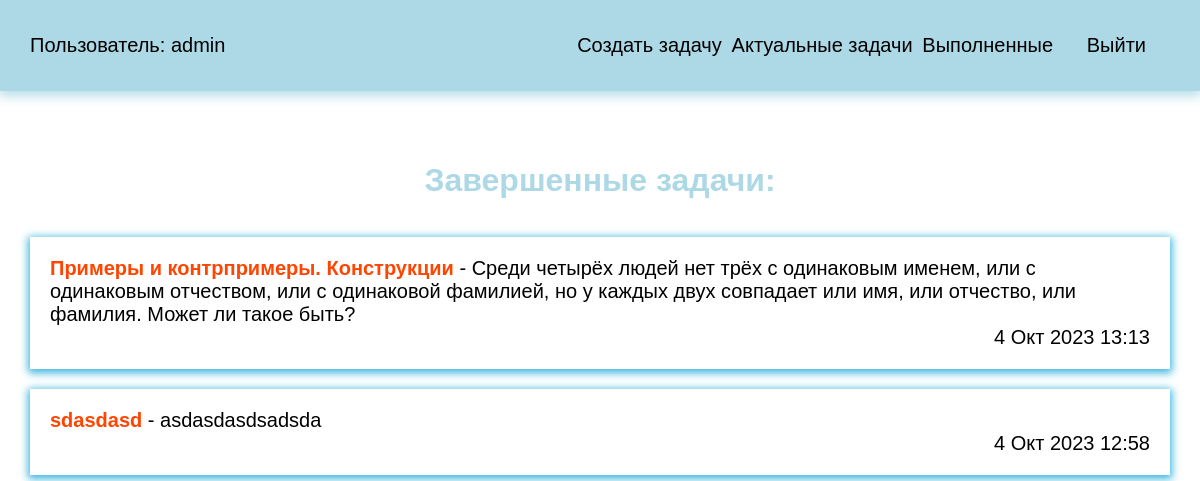
The app's page /completed_all (signed in) with its own data.
### todo/models.py (models this page shows, shortened)
class Todo(models.Model):
    title = models.CharField(max_length=100)
    memo = models.TextField(blank=True)
    created = models.DateTimeField(auto_now_add=True)
    date_completed = models.DateTimeField(null=True, blank=True)
    important = models.BooleanField(default=False)
    user = models.ForeignKey(User, on_delete=models.CASCADE)

### todo/views.py (the view)
# urls.py: path('completed_all', views.completed_todos, name="completed_todos"),
@login_required
def completed_todos(request):
    todos = Todo.objects.filter(user=request.user, date_completed__isnull=False).order_by('-date_completed')
    return render(request, "todo/completed_todos.html", {'todos': todos})

### todo/templates/todo/completed_todos.html
{% extends 'todo/base.html' %}
{% block content %}
<h1>Завершенные задачи:</h1>
<ul>
    {% for todo in todos %}
    <li>
        <a href="{% url 'view_todo' todo.id %}">
        {% if todo.important %}
        <b>{{ todo.title }}</b>
        {% else %}
        {{ todo.title }}
        {% endif %}
        {% if todo.memo %}
        - {{ todo.memo }}
           <div style="text-align:right"> {{ todo.date_completed|date:'j M Y H:i' }}</div>
        {% endif %}
    </a>
    </li>
    {% endfor %}
</ul>
{% endblock %}

### todo/templates/todo/base.html (shortened to what this page needs)
<!DOCTYPE html>
{% load static %}
<html lang="en">
<head>
    <link rel="stylesheet" href="{% static 'css/style.css' %}">
</head>
<body>
{% if user.is_authenticated %}
<div class="menu">
    <div class="wrap">
        <ul>
            <li class="logo">Пользователь: {{ user.username }}</li>
            <li><a href="{% url 'create_todo' %}">Создать задачу</a></li>
            <li><a href="{% url 'current_todos' %}">Актуальные задачи</a></li>
            <li><a href="{% url 'completed_todos' %}">Выполненные</a></li>
            <li>
                <form action="{% url 'logout_user' %}" method="post">
                    <button class="top">Выйти</button>
                </form>
            </li>
        </ul>
    </div>
</div>
{% endif %}
<div class="content">
    <div class="wrap">
        {% block content %}
        {% endblock %}
    </div>
</div>
</body>
</html>

### todo/static/css/style.css (style rules this page uses)
body { padding: 0; margin: 0; font-family: Arial, Helvetica, sans-serif; }
.wrap { max-width: 1200px; margin: 0 auto; padding: 10px 30px; box-sizing: border-box; }
.menu { background: lightblue; box-shadow: 0 2px 12px 2px lightblue; }
ul { list-style: none; padding: 0; }
.menu ul { display: flex; justify-content: space-between; font-size: 20px; align-items: center; }
.menu .logo { margin-right: 30%; color: rgb(0, 0, 0); }
a { text-decoration: none; }
.menu a { color: black; }
.content .wrap { display: flex; flex-direction: column; align-items: center; justify-content: center; margin-top: 40px; }
h1, h2 { color: lightblue; }
button { padding: 10px 40px; border-radius: 6px; margin-top: 40px; font-size: 24px; cursor: pointer; }
.top { padding: 4px 24px; margin-top: 0; background: transparent; border: none; font-size: 20px; }
.content li { margin-bottom: 20px; font-size: 20px; box-shadow: 0 2px 8px 2px rgb(62, 182, 222); }
.content a { color: black; display: block; padding: 20px; }
a b { color: orangered; }

### records on screen
Todo: title "Примеры и контрпримеры. Конструкции", memo "Среди четырёх людей нет трёх с одинаковым именем, или с одинаковым отчеством, или с одинаковой фамилией, но у каждых двух совпадает или имя, или отчество, или фамилия. Может ли такое быть?", date_completed "4 Окт 2023 13:13"
Todo: title "sdasdasd", memo "asdasdasdsadsda", date_completed "4 Окт 2023 12:58"

### other values on screen
{{ user.username }} "admin"
